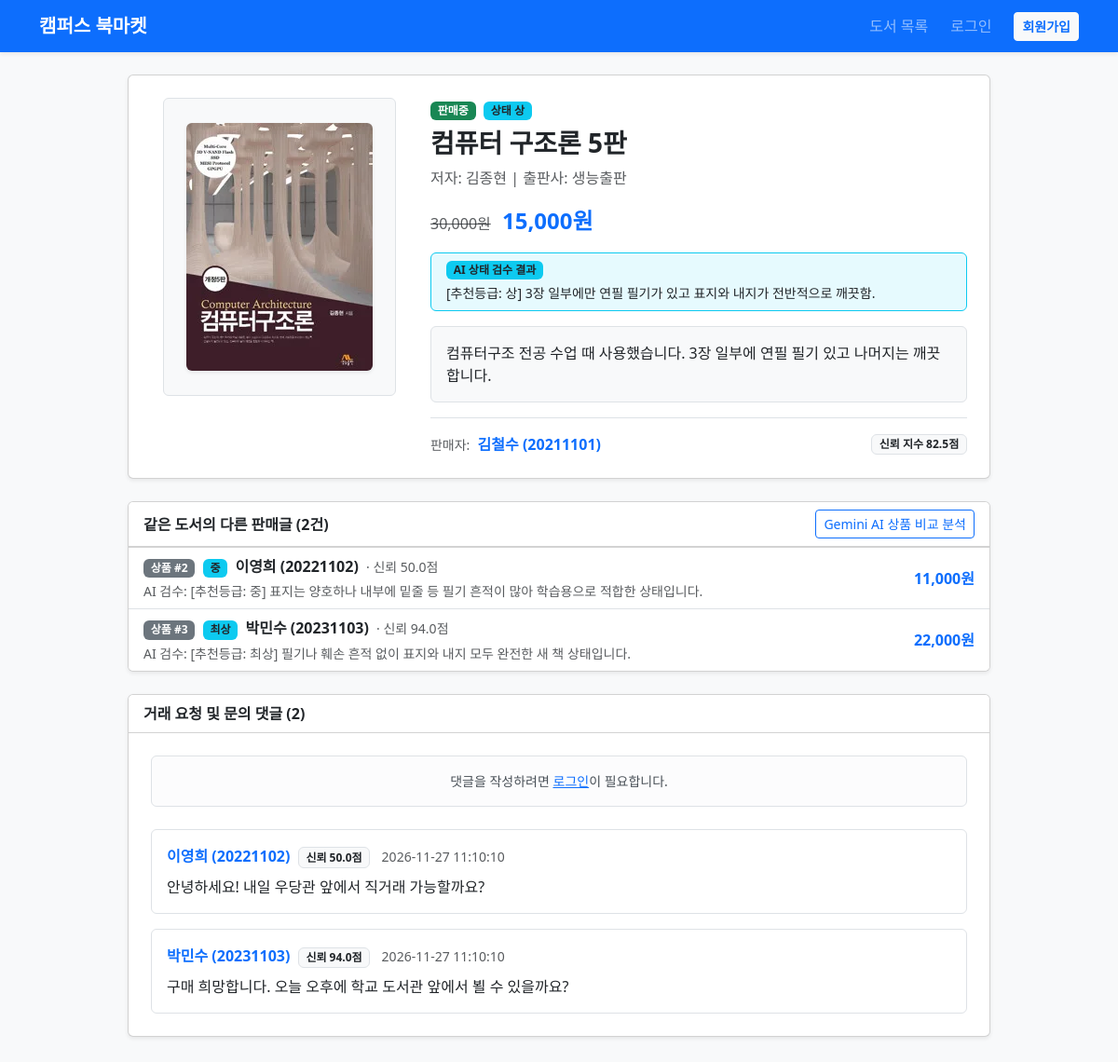
Screenshot of /book/1 with the database file from the repository.
### tables this page shows
CREATE TABLE book_images (
    id INTEGER PRIMARY KEY AUTOINCREMENT,
    book_id INTEGER NOT NULL,
    image_filename TEXT NOT NULL,
    is_primary INTEGER NOT NULL DEFAULT 0,
    sort_order INTEGER NOT NULL DEFAULT 0,
    created_at TIMESTAMP DEFAULT CURRENT_TIMESTAMP,
    FOREIGN KEY (book_id) REFERENCES books(id) ON DELETE CASCADE
);

CREATE TABLE books (
    id INTEGER PRIMARY KEY AUTOINCREMENT,
    seller_id INTEGER NOT NULL,
    title TEXT NOT NULL,
    author TEXT NOT NULL,
    publisher TEXT NOT NULL,
    original_price INTEGER,
    selling_price INTEGER NOT NULL,
    condition_grade TEXT NOT NULL,
    ai_evaluated_result TEXT DEFAULT '',
    description TEXT NOT NULL,
    image_filename TEXT NOT NULL DEFAULT 'default_book.png',
    status TEXT NOT NULL DEFAULT 'AVAILABLE',
    created_at TIMESTAMP DEFAULT CURRENT_TIMESTAMP,
    FOREIGN KEY (seller_id) REFERENCES users(id) ON DELETE CASCADE
);

CREATE TABLE users (
    id INTEGER PRIMARY KEY AUTOINCREMENT,
    student_id TEXT NOT NULL UNIQUE,
    name TEXT NOT NULL,
    department TEXT NOT NULL DEFAULT '소프트웨어학과',
    phone TEXT NOT NULL DEFAULT '',
    password_hash TEXT NOT NULL,
    trust_score REAL NOT NULL DEFAULT 50.0,
    is_admin INTEGER NOT NULL DEFAULT 0,
    created_at TIMESTAMP DEFAULT CURRENT_TIMESTAMP
);

CREATE TABLE comments (
    id INTEGER PRIMARY KEY AUTOINCREMENT,
    book_id INTEGER NOT NULL,
    user_id INTEGER NOT NULL,
    parent_id INTEGER,
    content TEXT NOT NULL,
    is_approved INTEGER NOT NULL DEFAULT 0,
    created_at TIMESTAMP DEFAULT CURRENT_TIMESTAMP,
    FOREIGN KEY (book_id) REFERENCES books(id) ON DELETE CASCADE,
    FOREIGN KEY (user_id) REFERENCES users(id) ON DELETE CASCADE,
    FOREIGN KEY (parent_id) REFERENCES comments(id) ON DELETE CASCADE
);

### app.py (the view)
@app.route('/book/<int:book_id>')
def detail(book_id):
    db = get_db()
    cursor = db.cursor()
    cursor.execute(
        """SELECT b.*, u.name, u.student_id, u.department, u.phone, u.trust_score
           FROM books b
           JOIN users u ON b.seller_id = u.id
           WHERE b.id = ? AND b.status != 'DELETED'""",
        (book_id,)
    )
    book = cursor.fetchone()
    if not book:
        flash('존재하지 않거나 삭제된 게시글입니다.', 'danger')
        return redirect(url_for('index'))
    cursor.execute(
        """SELECT * FROM book_images
           WHERE book_id = ?
           ORDER BY is_primary DESC, sort_order ASC, id ASC""",
        (book_id,)
    )
    book_images = [row['image_filename'] for row in cursor.fetchall()]
    if not book_images:
        book_images = [book['image_filename'] or 'default_book.png']
    cursor.execute(
        """SELECT t.*, buyer.name AS buyer_name, buyer.student_id AS buyer_student_id
           FROM trades t
           JOIN users buyer ON t.buyer_id = buyer.id
           WHERE t.book_id = ? AND t.status = 'RESERVED'
           ORDER BY t.id DESC LIMIT 1""",
        (book_id,)
    )
    active_trade = cursor.fetchone()
    cursor.execute(
        """SELECT b.*, u.name, u.student_id, u.trust_score
           FROM books b
           JOIN users u ON b.seller_id = u.id
           WHERE b.title = ? AND b.id != ? AND b.status = 'AVAILABLE'
           ORDER BY b.selling_price ASC""",
        (book['title'], book_id)
    )
    similar_books = cursor.fetchall()
    cursor.execute(
        """SELECT c.*, u.name, u.student_id, u.trust_score
           FROM comments c
           JOIN users u ON c.user_id = u.id
           WHERE c.book_id = ? AND c.parent_id IS NULL
           ORDER BY c.is_approved DESC, c.created_at ASC""",
        (book_id,)
    )
    top_comments = cursor.fetchall()
    cursor.execute(
        """SELECT c.*, u.name, u.student_id
           FROM comments c
           JOIN users u ON c.user_id = u.id
           WHERE c.book_id = ? AND c.parent_id IS NOT NULL
           ORDER BY c.created_at ASC""",
        (book_id,)
    )
    all_replies = cursor.fetchall()
    replies_map = {}
    for reply in all_replies:
        replies_map.setdefault(reply['parent_id'], []).append(reply)
    return render_template(
        'detail.html',
        book=book,
        book_images=book_images,
        active_trade=active_trade,
        similar_books=similar_books,
        comments=top_comments,
        replies_map=replies_map
    )

### app.py (called while the page is built, shortened)
def get_db():
    if 'db' not in g:
        g.db = sqlite3.connect(app.config['DATABASE'])
        g.db.row_factory = sqlite3.Row
    return g.db

@app.before_request
def load_logged_in_user():
    user_id = session.get('user_id')
    if user_id is None:
        g.user = None

### templates/detail.html (shortened to what this page needs)
{% extends 'base.html' %}
{% block content %}
<div class="row justify-content-center" id="detailRoot" data-book-id="{{ book.id }}" data-index-url="{{ url_for('index') }}">
    <div class="col-lg-10">
        <div class="card shadow-sm mb-4">
            <div class="card-body p-4">
                <div class="row g-4">
                    <div class="col-md-4 text-center">
                        <div class="d-flex align-items-center justify-content-center bg-light border rounded p-3 mx-auto mb-2"
                             style="width: 100%; max-width: 250px; height: 320px;">
                            <img id="bookCoverImg"
                                 src="{{ url_for('static', filename='uploads/' + book_images[0]) }}"
                                 alt="{{ book.title }}"
                                 class="rounded shadow-sm"
                                 style="max-width: 100%; max-height: 100%; object-fit: contain;">
                        </div>
                    </div>
                    <div class="col-md-8 d-flex flex-column justify-content-between">
                        <div>
                            <div class="d-flex justify-content-between align-items-start gap-2 mb-2">
                                <div>
                                    {% if book.status == 'AVAILABLE' %}
                                        <span class="badge bg-success me-1">판매중</span>
                                    {% elif book.status == 'RESERVED' %}
                                        <span class="badge bg-warning text-dark me-1">예약중</span>
                                    {% elif book.status == 'SOLD' %}
                                        <span class="badge bg-secondary me-1">거래완료</span>
                                    {% endif %}
                                    <span class="badge bg-info text-dark">상태 {{ book.condition_grade }}</span>
                                </div>
                            </div>
                            <h3 class="fw-bold mb-2">{{ book.title }}</h3>
                            <p class="text-muted mb-3">
                                저자: {{ book.author }}
                                {% if book.publisher %} | 출판사: {{ book.publisher }}{% endif %}
                            </p>
                            <div class="mb-3">
                                {% if book.original_price %}
                                    <span class="text-muted text-decoration-line-through me-2">{{ "{:,}".format(book.original_price) }}원</span>
                                {% endif %}
                                <span class="fs-4 fw-bold text-primary">{{ "{:,}".format(book.selling_price) }}원</span>
                            </div>
                            <div class="border border-info rounded bg-info bg-opacity-10 py-2 px-3 mb-3">
                                <div class="d-flex align-items-center gap-2 mb-1">
                                    <span class="badge bg-info text-dark">AI 상태 검수 결과</span>
                                </div>
                                {% if book.ai_evaluated_result %}
                                    <p class="small mb-0 text-dark">{{ book.ai_evaluated_result }}</p>
                                {% else %}
                                    <p class="small mb-0 text-muted">등록된 AI 상태 검수 결과가 없습니다.</p>
                                {% endif %}
                            </div>
                            <div class="p-3 bg-light rounded border mb-3" style="white-space: pre-line;">{{ book.description }}</div>
                        </div>
                        <div class="d-flex justify-content-between align-items-center border-top pt-3">
                            <div>
                                <span class="text-muted small">판매자:</span>
                                <a href="{{ url_for('user_profile', user_id=book.seller_id) }}" class="fw-bold text-decoration-none ms-1">
                                    {{ book.name }} ({{ book.student_id }})
                                </a>
                            </div>
                            <span class="badge bg-light text-dark border">신뢰 지수 {{ book.trust_score }}점</span>
                        </div>
                    </div>
                </div>
            </div>
        </div>
        {% if similar_books %}
        <div class="card shadow-sm mb-4">
            <div class="card-header bg-white d-flex flex-wrap justify-content-between align-items-center gap-2">
                <span class="fw-bold">같은 도서의 다른 판매글 ({{ similar_books|length }}건)</span>
                <button type="button" id="btnAiCompare" class="btn btn-sm btn-outline-primary" data-book-id="{{ book.id }}">
                    Gemini AI 상품 비교 분석
                </button>
            </div>
            <div class="list-group list-group-flush">
                {% for sb in similar_books %}
                <a href="{{ url_for('detail', book_id=sb.id) }}" class="list-group-item list-group-item-action d-flex flex-wrap justify-content-between align-items-center gap-2">
                    <div>
                        <span class="badge bg-secondary me-1">상품 #{{ sb.id }}</span>
                        <span class="badge bg-info text-dark me-1">{{ sb.condition_grade }}</span>
                        <span class="fw-semibold">{{ sb.name }} ({{ sb.student_id }})</span>
                        <small class="text-muted ms-1">· 신뢰 {{ sb.trust_score }}점</small>
                        {% if sb.ai_evaluated_result %}
                        <small class="text-muted d-block mt-1">AI 검수: {{ sb.ai_evaluated_result }}</small>
                        {% endif %}
                    </div>
                    <span class="fw-bold text-primary">{{ "{:,}".format(sb.selling_price) }}원</span>
                </a>
                {% endfor %}
            </div>
        </div>
        {% endif %}
        <div class="card shadow-sm">
            <div class="card-header bg-white d-flex justify-content-between align-items-center">
                <span class="fw-bold">거래 요청 및 문의 댓글 ({{ comments|length }})</span>
            </div>
            <div class="card-body p-4">
                {% if g.user %}
                <form id="commentForm" class="mb-4">
                    <div class="input-group">
                        <input type="text" id="commentContent" class="form-control" placeholder="구매 희망 의사나 도서 상태 문의 댓글을 입력하세요." required>
                        <button type="submit" class="btn btn-primary">댓글 등록</button>
                    </div>
                </form>
                {% else %}
                <div class="alert alert-light border text-center small mb-4">
                    댓글을 작성하려면 <a href="{{ url_for('login') }}">로그인</a>이 필요합니다.
                </div>
                {% endif %}
                {% if comments %}
                <div class="d-flex flex-column gap-3">
                    {% for comment in comments %}
                    <div class="border rounded p-3 {% if comment.is_approved %}border-success bg-success bg-opacity-10{% endif %}">
                        <div class="d-flex justify-content-between align-items-start gap-2 mb-1">
                            <div>
                                <a href="{{ url_for('user_profile', user_id=comment.user_id) }}" class="fw-bold text-decoration-none">
                                    {{ comment.name }} ({{ comment.student_id }})
                                </a>
                                <span class="badge bg-light text-dark border ms-1">신뢰 {{ comment.trust_score }}점</span>
                                <small class="text-muted ms-2">{{ comment.created_at }}</small>
                            </div>
                        </div>
                        <p class="mb-0 mt-2">{{ comment.content }}</p>
                        {% set replies = replies_map.get(comment.id, []) %}
                    </div>
                    {% endfor %}
                </div>
                {% else %}
                <p class="text-muted text-center my-3">등록된 댓글이 없습니다.</p>
                {% endif %}
            </div>
        </div>
    </div>
</div>
{% endblock %}

### rows the page displays
book_images: image_filename (picture)
books: condition_grade "상", title "컴퓨터 구조론 5판", author "김종현", publisher "생능출판", original_price "30,000", selling_price "15,000", ai_evaluated_result "[추천등급: 상] 3장 일부에만 연필 필기가 있고 표지와 내지가 전반적으로 깨끗함.", description "컴퓨터구조 전공 수업 때 사용했습니다. 3장 일부에 연필 필기 있고 나머지는 깨끗합니다."
users: name "김철수", student_id "20211101", trust_score "82.5"
books: id "2", condition_grade "중", name "이영희", student_id "20221102", trust_score "50.0", ai_evaluated_result "[추천등급: 중] 표지는 양호하나 내부에 밑줄 등 필기 흔적이 많아 학습용으로 적합한 상태입니다.", selling_price "11,000"
books: id "3", condition_grade "최상", name "박민수", student_id "20231103", trust_score "94.0", ai_evaluated_result "[추천등급: 최상] 필기나 훼손 흔적 없이 표지와 내지 모두 완전한 새 책 상태입니다.", selling_price "22,000"
comments: name "이영희", student_id "20221102", trust_score "50.0", created_at "2026-11-27 11:10:10", content "안녕하세요! 내일 우당관 앞에서 직거래 가능할까요?"
comments: name "박민수", student_id "20231103", trust_score "94.0", created_at "2026-11-27 11:10:10", content "구매 희망합니다. 오늘 오후에 학교 도서관 앞에서 뵐 수 있을까요?"

### other values shown
{{ similar_books|length }} "2"
{{ comments|length }} "2"
